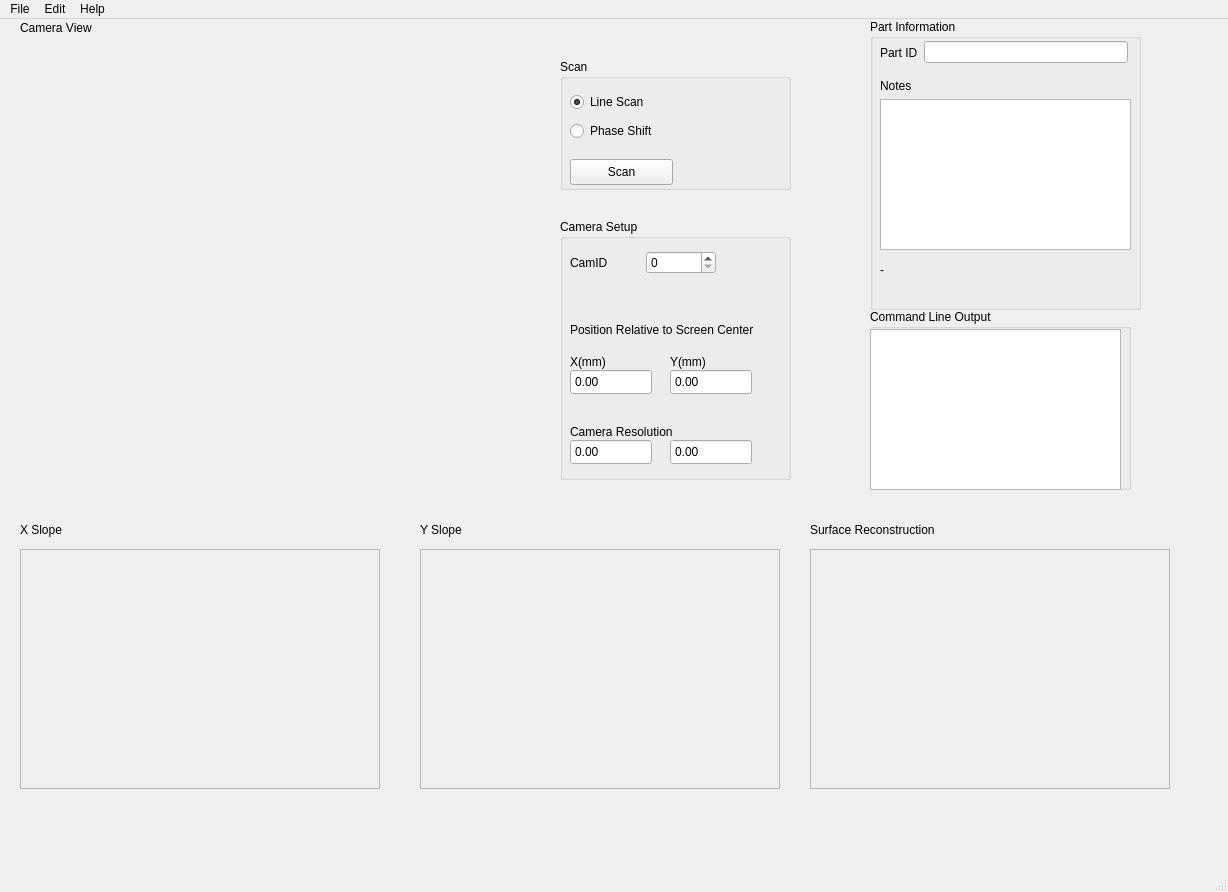
<?xml version="1.0" encoding="UTF-8"?>
<ui version="4.0">
 <class>MainWindow</class>
 <widget class="QMainWindow" name="MainWindow">
  <property name="geometry">
   <rect>
    <x>0</x>
    <y>0</y>
    <width>1228</width>
    <height>892</height>
   </rect>
  </property>
  <property name="windowTitle">
   <string>MainWindow</string>
  </property>
  <widget class="QWidget" name="centralwidget">
   <widget class="QGroupBox" name="partgroupBox">
    <property name="geometry">
     <rect>
      <x>870</x>
      <y>0</y>
      <width>271</width>
      <height>291</height>
     </rect>
    </property>
    <property name="title">
     <string>Part Information</string>
    </property>
    <widget class="QLabel" name="datetime_label">
     <property name="geometry">
      <rect>
       <x>10</x>
       <y>240</y>
       <width>251</width>
       <height>21</height>
      </rect>
     </property>
     <property name="styleSheet">
      <string notr="true">border-width : 1pix</string>
     </property>
     <property name="text">
      <string>-</string>
     </property>
    </widget>
    <widget class="QWidget" name="layoutWidget">
     <property name="geometry">
      <rect>
       <x>10</x>
       <y>20</y>
       <width>248</width>
       <height>27</height>
      </rect>
     </property>
     <layout class="QHBoxLayout" name="horizontalLayout">
      <item>
       <widget class="QLabel" name="label">
        <property name="text">
         <string>Part ID</string>
        </property>
       </widget>
      </item>
      <item>
       <widget class="QLineEdit" name="part_lineedit"/>
      </item>
     </layout>
    </widget>
    <widget class="QWidget" name="layoutWidget">
     <property name="geometry">
      <rect>
       <x>10</x>
       <y>60</y>
       <width>251</width>
       <height>171</height>
      </rect>
     </property>
     <layout class="QVBoxLayout" name="verticalLayout">
      <item>
       <widget class="QLabel" name="note_label">
        <property name="text">
         <string>Notes</string>
        </property>
       </widget>
      </item>
      <item>
       <widget class="QPlainTextEdit" name="notes_textedit"/>
      </item>
     </layout>
    </widget>
   </widget>
   <widget class="QWidget" name="camdisplay" native="true">
    <property name="geometry">
     <rect>
      <x>20</x>
      <y>30</y>
      <width>511</width>
      <height>371</height>
     </rect>
    </property>
   </widget>
   <widget class="QLabel" name="cam_label">
    <property name="geometry">
     <rect>
      <x>20</x>
      <y>0</y>
      <width>161</width>
      <height>18</height>
     </rect>
    </property>
    <property name="text">
     <string>Camera View</string>
    </property>
   </widget>
   <widget class="QFrame" name="xslope_frame">
    <property name="geometry">
     <rect>
      <x>20</x>
      <y>530</y>
      <width>360</width>
      <height>240</height>
     </rect>
    </property>
    <property name="frameShape">
     <enum>QFrame::StyledPanel</enum>
    </property>
    <property name="frameShadow">
     <enum>QFrame::Raised</enum>
    </property>
   </widget>
   <widget class="QFrame" name="yslope_frame">
    <property name="geometry">
     <rect>
      <x>420</x>
      <y>530</y>
      <width>360</width>
      <height>240</height>
     </rect>
    </property>
    <property name="frameShape">
     <enum>QFrame::StyledPanel</enum>
    </property>
    <property name="frameShadow">
     <enum>QFrame::Raised</enum>
    </property>
   </widget>
   <widget class="QGroupBox" name="errorbox">
    <property name="geometry">
     <rect>
      <x>870</x>
      <y>290</y>
      <width>261</width>
      <height>181</height>
     </rect>
    </property>
    <property name="title">
     <string>Command Line Output</string>
    </property>
    <widget class="QPlainTextEdit" name="output_textbox">
     <property name="geometry">
      <rect>
       <x>0</x>
       <y>20</y>
       <width>251</width>
       <height>161</height>
      </rect>
     </property>
     <property name="readOnly">
      <bool>true</bool>
     </property>
    </widget>
   </widget>
   <widget class="QLabel" name="xslope_label">
    <property name="geometry">
     <rect>
      <x>20</x>
      <y>500</y>
      <width>251</width>
      <height>21</height>
     </rect>
    </property>
    <property name="styleSheet">
     <string notr="true">border-width : 1pix</string>
    </property>
    <property name="text">
     <string>X Slope</string>
    </property>
   </widget>
   <widget class="QLabel" name="yslope_label">
    <property name="geometry">
     <rect>
      <x>420</x>
      <y>500</y>
      <width>251</width>
      <height>21</height>
     </rect>
    </property>
    <property name="styleSheet">
     <string notr="true">border-width : 1pix</string>
    </property>
    <property name="text">
     <string>Y Slope</string>
    </property>
   </widget>
   <widget class="QGroupBox" name="scan_group">
    <property name="geometry">
     <rect>
      <x>560</x>
      <y>40</y>
      <width>231</width>
      <height>131</height>
     </rect>
    </property>
    <property name="title">
     <string>Scan</string>
    </property>
    <widget class="QPushButton" name="scan_pushbutton">
     <property name="geometry">
      <rect>
       <x>10</x>
       <y>100</y>
       <width>103</width>
       <height>26</height>
      </rect>
     </property>
     <property name="text">
      <string>Scan</string>
     </property>
    </widget>
    <widget class="QWidget" name="layoutWidget">
     <property name="geometry">
      <rect>
       <x>10</x>
       <y>30</y>
       <width>129</width>
       <height>56</height>
      </rect>
     </property>
     <layout class="QVBoxLayout" name="scan_layout">
      <item>
       <widget class="QRadioButton" name="linescan_radio">
        <property name="text">
         <string>Line Scan</string>
        </property>
        <property name="checked">
         <bool>true</bool>
        </property>
       </widget>
      </item>
      <item>
       <widget class="QRadioButton" name="phaseshift_radio">
        <property name="text">
         <string>Phase Shift</string>
        </property>
       </widget>
      </item>
     </layout>
    </widget>
   </widget>
   <widget class="QLabel" name="surfacebox_label">
    <property name="geometry">
     <rect>
      <x>810</x>
      <y>500</y>
      <width>251</width>
      <height>21</height>
     </rect>
    </property>
    <property name="styleSheet">
     <string notr="true">border-width : 1pix</string>
    </property>
    <property name="text">
     <string>Surface Reconstruction</string>
    </property>
   </widget>
   <widget class="QFrame" name="surface_frame">
    <property name="geometry">
     <rect>
      <x>810</x>
      <y>530</y>
      <width>360</width>
      <height>240</height>
     </rect>
    </property>
    <property name="frameShape">
     <enum>QFrame::StyledPanel</enum>
    </property>
    <property name="frameShadow">
     <enum>QFrame::Raised</enum>
    </property>
   </widget>
   <widget class="QGroupBox" name="camera_groupBox">
    <property name="geometry">
     <rect>
      <x>560</x>
      <y>200</y>
      <width>231</width>
      <height>261</height>
     </rect>
    </property>
    <property name="title">
     <string>Camera Setup</string>
    </property>
    <widget class="QDoubleSpinBox" name="cam_xloc_spin">
     <property name="geometry">
      <rect>
       <x>10</x>
       <y>150</y>
       <width>82</width>
       <height>26</height>
      </rect>
     </property>
     <property name="buttonSymbols">
      <enum>QAbstractSpinBox::NoButtons</enum>
     </property>
    </widget>
    <widget class="QDoubleSpinBox" name="cam_yloc_spin">
     <property name="geometry">
      <rect>
       <x>110</x>
       <y>150</y>
       <width>82</width>
       <height>26</height>
      </rect>
     </property>
     <property name="buttonSymbols">
      <enum>QAbstractSpinBox::NoButtons</enum>
     </property>
    </widget>
    <widget class="QLabel" name="xpos_label">
     <property name="geometry">
      <rect>
       <x>10</x>
       <y>130</y>
       <width>69</width>
       <height>26</height>
      </rect>
     </property>
     <property name="text">
      <string>X(mm)</string>
     </property>
    </widget>
    <widget class="QLabel" name="ypos_label">
     <property name="geometry">
      <rect>
       <x>110</x>
       <y>130</y>
       <width>69</width>
       <height>26</height>
      </rect>
     </property>
     <property name="text">
      <string>Y(mm)</string>
     </property>
    </widget>
    <widget class="QLabel" name="campos_label">
     <property name="geometry">
      <rect>
       <x>10</x>
       <y>90</y>
       <width>221</width>
       <height>41</height>
      </rect>
     </property>
     <property name="text">
      <string>Position Relative to Screen Center</string>
     </property>
     <property name="wordWrap">
      <bool>true</bool>
     </property>
    </widget>
    <widget class="QDoubleSpinBox" name="camres_h_text">
     <property name="enabled">
      <bool>true</bool>
     </property>
     <property name="geometry">
      <rect>
       <x>110</x>
       <y>220</y>
       <width>82</width>
       <height>26</height>
      </rect>
     </property>
     <property name="readOnly">
      <bool>true</bool>
     </property>
     <property name="buttonSymbols">
      <enum>QAbstractSpinBox::NoButtons</enum>
     </property>
    </widget>
    <widget class="QDoubleSpinBox" name="camres_v_text">
     <property name="enabled">
      <bool>true</bool>
     </property>
     <property name="geometry">
      <rect>
       <x>10</x>
       <y>220</y>
       <width>82</width>
       <height>26</height>
      </rect>
     </property>
     <property name="readOnly">
      <bool>true</bool>
     </property>
     <property name="buttonSymbols">
      <enum>QAbstractSpinBox::NoButtons</enum>
     </property>
    </widget>
    <widget class="QLabel" name="camres_label">
     <property name="geometry">
      <rect>
       <x>10</x>
       <y>200</y>
       <width>181</width>
       <height>26</height>
      </rect>
     </property>
     <property name="text">
      <string>Camera Resolution</string>
     </property>
    </widget>
    <widget class="QWidget" name="">
     <property name="geometry">
      <rect>
       <x>10</x>
       <y>30</y>
       <width>146</width>
       <height>28</height>
      </rect>
     </property>
     <layout class="QHBoxLayout" name="horizontalLayout_2">
      <item>
       <widget class="QLabel" name="camID_label">
        <property name="text">
         <string>CamID</string>
        </property>
       </widget>
      </item>
      <item>
       <widget class="QSpinBox" name="camID_spinBox"/>
      </item>
     </layout>
    </widget>
   </widget>
  </widget>
  <widget class="QStatusBar" name="statusbar"/>
  <widget class="QMenuBar" name="menubar">
   <property name="geometry">
    <rect>
     <x>0</x>
     <y>0</y>
     <width>1228</width>
     <height>23</height>
    </rect>
   </property>
   <widget class="QMenu" name="menuFile">
    <property name="title">
     <string>File</string>
    </property>
   </widget>
   <widget class="QMenu" name="menuEdit">
    <property name="title">
     <string>Edit</string>
    </property>
   </widget>
   <widget class="QMenu" name="menuHelp">
    <property name="title">
     <string>Help</string>
    </property>
   </widget>
   <addaction name="menuFile"/>
   <addaction name="menuEdit"/>
   <addaction name="menuHelp"/>
  </widget>
 </widget>
 <resources/>
 <connections/>
</ui>
